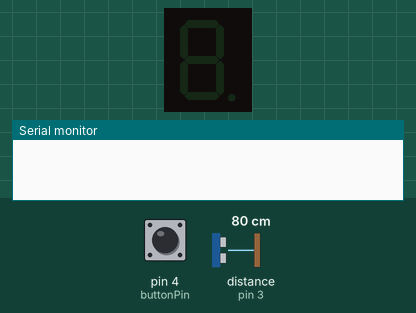
Simulated run of this sketch. Board: Arduino Uno, built with avr-gcc and run on an emulated ATmega328P. On the bench: 1-digit seven-segment display, the last lines printed to the serial monitor. Wiring (inferred from the names in the program): 1-digit 7-segment display, segments lit when HIGH: segments pin 5, pin 6, pin 7, pin 8, pin 9, pin 10, pin 11. The inputs (shaded band) are chosen by the test bench; at power-on: pin 4 (buttonPin) HIGH, distance to the obstacle (sensor on pin 3) 80 cm. The echo pulse lasts 58.3 µs per cm; the segment pins are drawn as the display they are named for.

Above: at 1.2 s.
1.3 s: pin 4 (buttonPin) pulled LOW for 0.15 s
At 2.1 s:
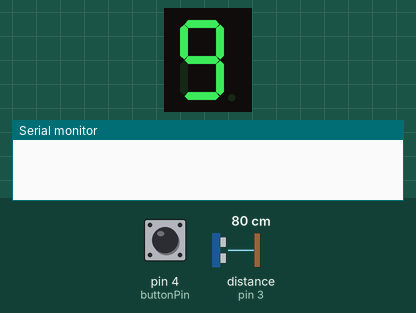
4.4 s: distance to the obstacle (sensor on pin 3) set to 13 cm
7.4 s: distance to the obstacle (sensor on pin 3) set to 10 cm
At 9.5 s:
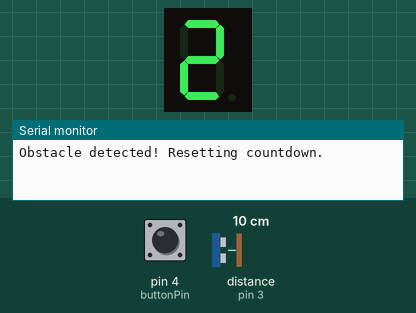
9.8 s: pin 4 (buttonPin) pulled LOW for 1 s
Timing chart, 0 to 12.8 s (numbered marks = the images above; inputs shaded):
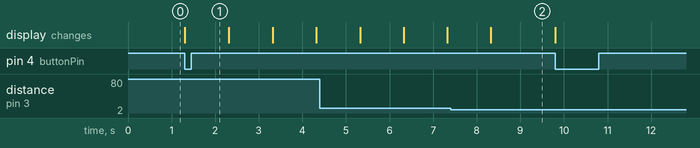

Measured:
- after the input at 1.3 s, the display: changes at once (image 1)

The sketch:

Countdown_timer.ino
```cpp
// Define pins for ultrasonic sensor
const int trigPin = 2;
const int echoPin = 3;

// Define pin for push button (simulating the touch sensor)
const int buttonPin = 4;

// Define pins for 7-segment display segments
const int segmentPins[] = {5, 6, 7, 8, 9, 10, 11};

// Segment encoding for numbers and "E" on 7-segment display (Common Cathode)
const byte digitSegments[] = {
  B00111111,  // 0
  B00000110,  // 1
  B01011011,  // 2
  B01001111,  // 3
  B01100110,  // 4
  B01101101,  // 5
  B01111101,  // 6
  B00000111,  // 7
  B01111111,  // 8
  B01101111,  // 9
  B01111001   // E
};

// Countdown start value
int countdownValue = 9;
const int obstacleDistance = 10; // Distance threshold in cm

void setup() {
  Serial.begin(9600);

  pinMode(trigPin, OUTPUT);
  pinMode(echoPin, INPUT);
  pinMode(buttonPin, INPUT_PULLUP);  // Using internal pull-up for button

  // Set segment pins as output
  for (int i = 0; i < 7; i++) {
    pinMode(segmentPins[i], OUTPUT);
  }

  clearDisplay();  // Clear display initially
}

void loop() {
  // Check if the button is pressed
  if (digitalRead(buttonPin) == LOW) { // Button press detected (LOW due to pull-up)
    startCountdown();
    delay(500); // Debounce delay
  }
}

// Function to start countdown and handle obstacle detection
void startCountdown() {
  for (int i = countdownValue; i >= 0; i--) {
    // Display the current countdown value
    displayDigit(i);

    // Check for obstacle within the specified range
    if (measureDistance() <= obstacleDistance) {
      Serial.println("Obstacle detected! Resetting countdown.");
      delay(500); // Small delay to avoid bouncing
      return; // Exit the function to reset the countdown
    }

    delay(1000); // Hold each countdown value for 1 second
  }

  // If countdown completes without interruption, display "E"
  displayDigit(10); // 10 represents "E" in the digitSegments array
  delay(5000);      // Display "E" for 5 seconds
  clearDisplay();   // Clear display after showing "E"
}

// Function to measure distance using the ultrasonic sensor
int measureDistance() {
  long duration;
  int distance;

  // Send trigger pulse
  digitalWrite(trigPin, LOW);
  delayMicroseconds(2);
  digitalWrite(trigPin, HIGH);
  delayMicroseconds(10);
  digitalWrite(trigPin, LOW);

  // Read echo pulse
  duration = pulseIn(echoPin, HIGH);

  // Calculate distance in cm
  distance = duration * 0.034 / 2;

  return distance;
}

// Function to display a single digit on the 7-segment display
void displayDigit(int digit) {
  if (digit < 0 || digit > 10) return;  // Ensure valid digit

  // Light up the segments based on the digit or "E"
  for (int i = 0; i < 7; i++) {
    digitalWrite(segmentPins[i], bitRead(digitSegments[digit], i));
  }
}

// Function to clear the 7-segment display
void clearDisplay() {
  for (int i = 0; i < 7; i++) {
    digitalWrite(segmentPins[i], LOW);
  }
}
```
